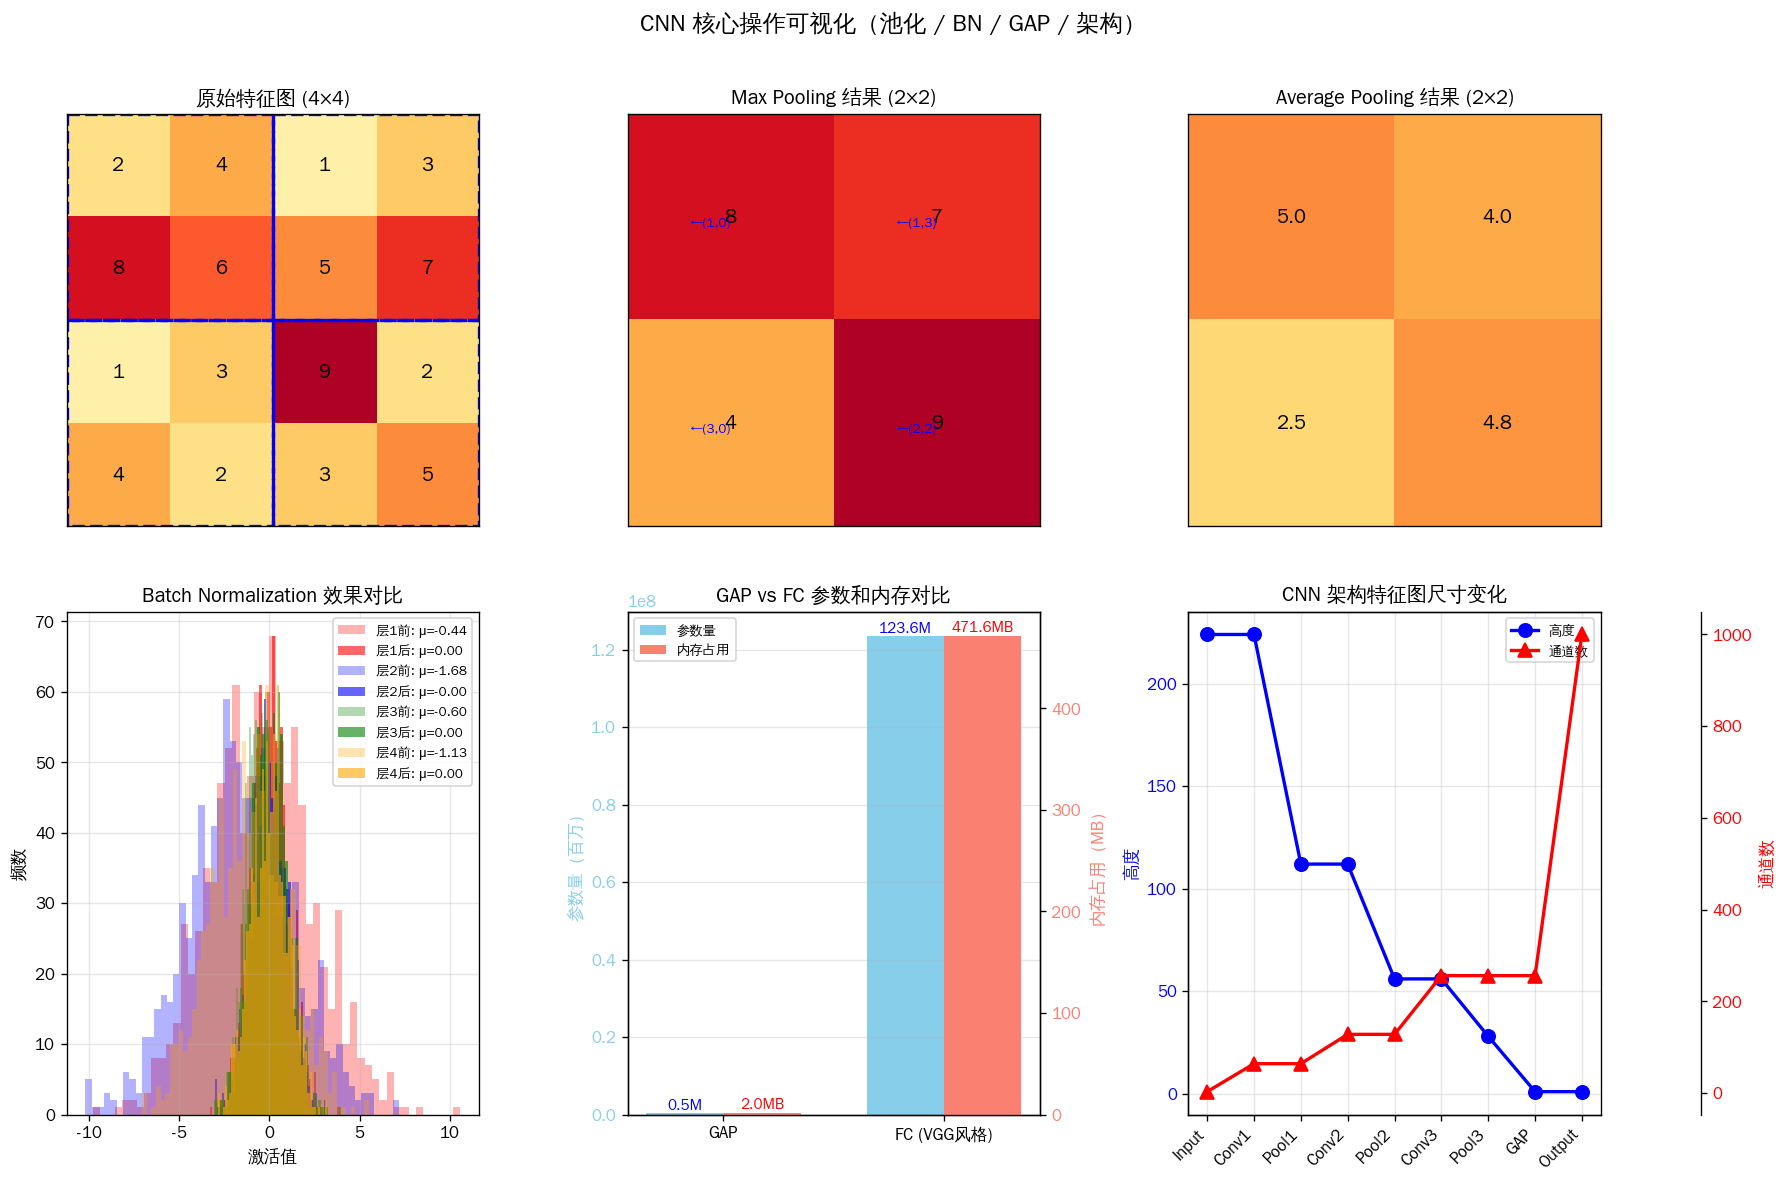

Write Python code to recreate this figure.
"""
4-2-cnn-core-operations.py
============================
CNN 核心操作可视化：池化 + BN + GAP vs FC + 架构尺寸变化
"""
import numpy as np
import matplotlib.pyplot as plt
import matplotlib as mpl
from matplotlib.patches import Rectangle

mpl.rcParams['font.sans-serif'] = ['Noto Sans CJK SC', 'WenQuanYi Zen Hei', 'SimHei', 'DejaVu Sans']
mpl.rcParams['axes.unicode_minus'] = False

fig, axes = plt.subplots(2, 3, figsize=(15, 10))

# 1. 原始特征图
feature_map = np.array([[2, 4, 1, 3], [8, 6, 5, 7], [1, 3, 9, 2], [4, 2, 3, 5]], dtype=float)
max_pooled = np.zeros((2, 2))
avg_pooled = np.zeros((2, 2))
max_pool_positions = []

for i in range(0, 4, 2):
    for j in range(0, 4, 2):
        region = feature_map[i:i+2, j:j+2]
        max_pooled[i//2, j//2] = np.max(region)
        max_pos = np.argwhere(region == np.max(region))[0]
        max_pool_positions.append((i + max_pos[0], j + max_pos[1]))
        avg_pooled[i//2, j//2] = np.mean(region)

ax1 = axes[0, 0]
im1 = ax1.imshow(feature_map, cmap='YlOrRd', vmin=0, vmax=10)
ax1.set_title('原始特征图 (4×4)', fontsize=12, fontweight='bold')
ax1.set_xticks([])
ax1.set_yticks([])
for i in range(4):
    for j in range(4):
        ax1.text(j, i, f'{feature_map[i, j]:.0f}', ha='center', va='center',
                color='black', fontsize=12, fontweight='bold')
for i in range(0, 4, 2):
    for j in range(0, 4, 2):
        rect = Rectangle((j-0.5, i-0.5), 2, 2, fill=False, edgecolor='blue', linewidth=2, linestyle='--')
        ax1.add_patch(rect)

# 2. Max Pooling 结果
ax2 = axes[0, 1]
im2 = ax2.imshow(max_pooled, cmap='YlOrRd', vmin=0, vmax=10)
ax2.set_title('Max Pooling 结果 (2×2)', fontsize=12, fontweight='bold')
ax2.set_xticks([])
ax2.set_yticks([])
for i in range(2):
    for j in range(2):
        ax2.text(j, i, f'{max_pooled[i, j]:.0f}', ha='center', va='center',
                color='black', fontsize=12, fontweight='bold')
for (i, j), pool_pos in zip([(0,0), (0,1), (1,0), (1,1)], max_pool_positions):
    orig_i, orig_j = pool_pos
    ax2.text(j, i, f'←({orig_i},{orig_j})', fontsize=8, color='blue', ha='right', va='top')

# 3. Average Pooling 结果
ax3 = axes[0, 2]
im3 = ax3.imshow(avg_pooled, cmap='YlOrRd', vmin=0, vmax=10)
ax3.set_title('Average Pooling 结果 (2×2)', fontsize=12, fontweight='bold')
ax3.set_xticks([])
ax3.set_yticks([])
for i in range(2):
    for j in range(2):
        ax3.text(j, i, f'{avg_pooled[i, j]:.1f}', ha='center', va='center',
                color='black', fontsize=12, fontweight='bold')

# 4. Batch Normalization 效果
ax4 = axes[1, 0]
np.random.seed(42)
activations_before_bn = []
activations_after_bn = []
for layer in range(4):
    mean = np.random.uniform(-2, 2)
    std = np.random.uniform(0.5, 3)
    layer_activations = np.random.normal(mean, std, 1000)
    activations_before_bn.append(layer_activations)
    bn_activations = (layer_activations - np.mean(layer_activations)) / np.std(layer_activations)
    activations_after_bn.append(bn_activations)

colors = ['red', 'blue', 'green', 'orange']
for i, (before, after, color) in enumerate(zip(activations_before_bn, activations_after_bn, colors)):
    ax4.hist(before, bins=50, alpha=0.3, color=color,
            label=f'层{i+1}前: μ={np.mean(before):.2f}')
    ax4.hist(after, bins=50, alpha=0.6, color=color, linestyle='--',
            label=f'层{i+1}后: μ={np.mean(after):.2f}')
ax4.set_title('Batch Normalization 效果对比', fontsize=12, fontweight='bold')
ax4.set_xlabel('激活值')
ax4.set_ylabel('频数')
ax4.legend(fontsize=8)
ax4.grid(True, alpha=0.3)

# 5. GAP vs FC 参数对比
ax5 = axes[1, 1]
conv_output_shape = (7, 7, 512)
num_classes = 1000
gap_params = 512 * num_classes
fc_params = (7*7*512) * 4096 + 4096 * 4096 + 4096 * num_classes
gap_memory = gap_params * 4 / (1024**2)
fc_memory = fc_params * 4 / (1024**2)

methods = ['GAP', 'FC (VGG风格)']
params = [gap_params, fc_params]
memory = [gap_memory, fc_memory]

x = np.arange(len(methods))
width = 0.35
bars1 = ax5.bar(x - width/2, params, width, label='参数量', color='skyblue')
ax5.set_ylabel('参数量（百万）', color='skyblue')
ax5.tick_params(axis='y', labelcolor='skyblue')
ax5.set_xticks(x)
ax5.set_xticklabels(methods)
ax6 = ax5.twinx()
bars2 = ax6.bar(x + width/2, memory, width, label='内存占用', color='salmon')
ax6.set_ylabel('内存占用（MB）', color='salmon')
ax6.tick_params(axis='y', labelcolor='salmon')
for i, (bar1, bar2) in enumerate(zip(bars1, bars2)):
    ax5.text(bar1.get_x() + bar1.get_width()/2, bar1.get_height() + 0.5,
            f'{params[i]/1e6:.1f}M', ha='center', va='bottom', color='blue', fontsize=9)
    ax6.text(bar2.get_x() + bar2.get_width()/2, bar2.get_height() + 0.5,
            f'{memory[i]:.1f}MB', ha='center', va='bottom', color='red', fontsize=9)
ax5.set_title('GAP vs FC 参数和内存对比', fontsize=12, fontweight='bold')
ax5.grid(True, alpha=0.3, axis='y')
lines1, labels1 = ax5.get_legend_handles_labels()
lines2, labels2 = ax6.get_legend_handles_labels()
ax5.legend(lines1 + lines2, labels1 + labels2, loc='upper left', fontsize=8)

# 6. CNN 架构特征图尺寸变化
ax7 = axes[1, 2]
layers = ['Input', 'Conv1', 'Pool1', 'Conv2', 'Pool2', 'Conv3', 'Pool3', 'GAP', 'Output']
heights = [224, 224, 112, 112, 56, 56, 28, 1, 1]
channels = [3, 64, 64, 128, 128, 256, 256, 256, 1000]
x_idx = np.arange(len(layers))
ax7_secondary = ax7.twinx()
ax7_secondary.spines['right'].set_position(('outward', 60))
line1, = ax7.plot(x_idx, heights, 'o-', color='blue', linewidth=2, markersize=8, label='高度')
line2, = ax7_secondary.plot(x_idx, channels, '^-', color='red', linewidth=2, markersize=8, label='通道数')
ax7.set_xticks(x_idx)
ax7.set_xticklabels(layers, rotation=45, ha='right')
ax7.set_ylabel('高度', color='blue')
ax7_secondary.set_ylabel('通道数', color='red')
ax7.tick_params(axis='y', labelcolor='blue')
ax7_secondary.tick_params(axis='y', labelcolor='red')
ax7.set_title('CNN 架构特征图尺寸变化', fontsize=12, fontweight='bold')
ax7.grid(True, alpha=0.3)
ax7.legend([line1, line2], [l.get_label() for l in [line1, line2]], loc='upper right', fontsize=8)

plt.suptitle('CNN 核心操作可视化（池化 / BN / GAP / 架构）', fontsize=14, fontweight='bold')
plt.tight_layout()
plt.savefig('/home/david/AI-Tutorial/assets/figures/4-2-cnn-core-operations.png',
            dpi=120, bbox_inches='tight', facecolor='white')
plt.close()
print("Saved: 4-2-cnn-core-operations.png")
